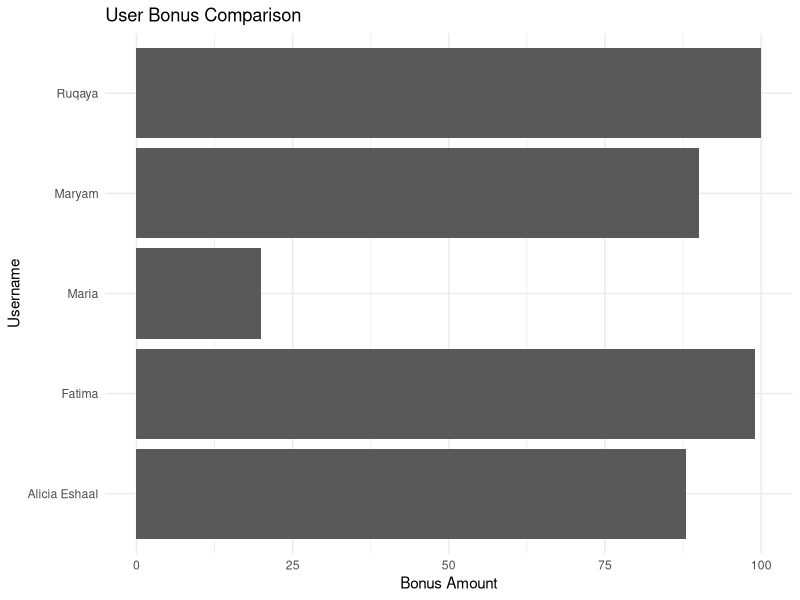

Source code (R):
# Load required packages
library(ggplot2)

# Sample data
user_id <- c(1, 2, 3, 4, 5)
username <- c("Alicia Eshaal", "Maryam", "Fatima", "Maria", "Ruqaya")
bonus <- c(88, 90, 99, 20, 100)

# Create a bar plot
ggplot(data = data.frame(user_id, username, bonus), aes(x = username, y = bonus)) +
  geom_bar(stat = "identity") +
  labs(title = "User Bonus Comparison",
       x = "Username",
       y = "Bonus Amount") +
  theme_minimal() +
  coord_flip()  # Flip the x and y axes for better readability
